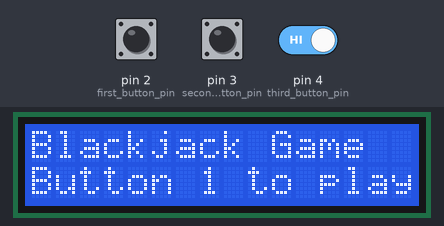
Bench run of a sketch on a simulated Arduino Uno, built with avr-gcc and run on an emulated ATmega328P. On the bench: 16×2 character LCD. Inputs (shaded band) come from the test bench; at power-on: pin 2 (first_button_pin) HIGH, pin 3 (second_button_pin) HIGH, pin 4 (third_button_pin) HIGH. Random numbers use the default seed unless the sketch sets one; what the sketch prints to the serial monitor is not drawn.

Above: at 1.2 s.
1.3 s: pin 2 (first_button_pin) pulled LOW for 0.15 s
At 3.06 s:
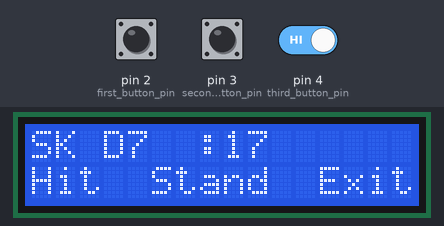
3.1 s: pin 3 (second_button_pin) pulled LOW for 0.15 s
At 3.4 s:
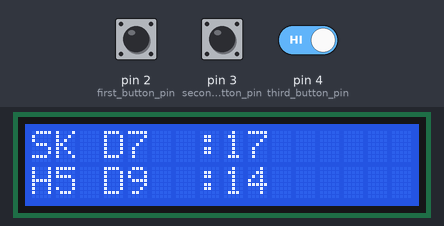
8.1 s: pin 2 (first_button_pin) driven LOW and pin 4 (third_button_pin) driven LOW
11.1 s: pin 4 (third_button_pin) driven HIGH
At 13.48 s:
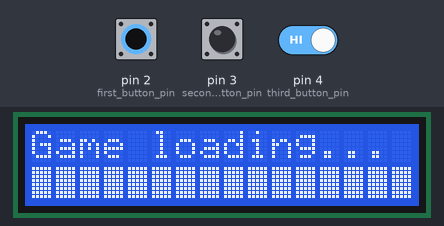
14.1 s: pin 2 (first_button_pin) driven HIGH
At 15.7 s:
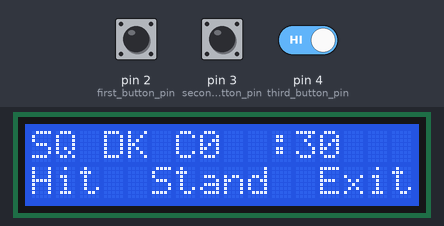
15.9 s: pin 3 (second_button_pin) pulled LOW for 1 s
At 16.7 s:
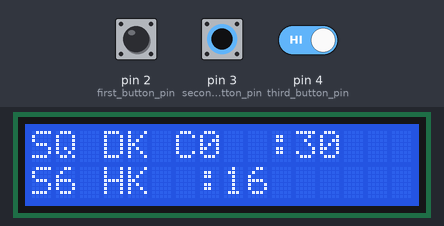

Measured:
- after the input at 1.3 s, the display: first changes at once (image 1 shows a later state)
- after the input at 3.1 s, the display: changes at once (image 2)
- after the input at 15.9 s, the display: changes at once (image 5)

The sketch:

blackjack.ino
```cpp
#include <LiquidCrystal.h>
// Create an LCD object. Parameters: (RS, E, D4, D5, D6, D7):
LiquidCrystal lcd(5, 6, 7, 8, 9, 10);


// SET PINS
const int first_button_pin = 2;
const int second_button_pin = 3;
const int third_button_pin = 4;

// variables for button
int current_first_button_state;
int current_second_button_state;
int current_third_button_state;

String card;

void setup() {

  //init console
  Serial.begin(9600);

  //lcd starting text
  lcd.begin(16, 2);

  //set pin modes
  pinMode(first_button_pin, INPUT_PULLUP);
  pinMode(second_button_pin, INPUT_PULLUP);
  pinMode(third_button_pin, INPUT_PULLUP);

  //print game name
  print_game_name();
}

void loop() {

  current_first_button_state = digitalRead(first_button_pin);
  if (current_first_button_state == 0) {
    //start the game
    start_blackjack();
    print_game_name();
  }

  current_second_button_state = digitalRead(second_button_pin);
  if (current_second_button_state == 0)
    //Serial.println("Second button pressed");

  current_third_button_state = digitalRead(third_button_pin);
  if (current_third_button_state == 0)
    //Serial.println("Third button pressed");

  delay(1);
}

void print_game_name() {
  lcd.clear();
  lcd.setCursor(0, 0);
  lcd.print("Blackjack Game");
  lcd.setCursor(0, 1);
  lcd.print("Button 1 to play");
}

void start_blackjack() {

   //set defaults
  String hand[2][6] = {};
  int player_card_index = 2;
  int player_card_value = 0;
  int dealer_card_index = 2;
  int dealer_card_value = 0;

  boolean bust = false;
  boolean blackjack = false;
  boolean hit_and_stand_player = false;
  boolean getting_input = false;


  //deal card to gamers
  lcd.clear();
  lcd.print("Game loading...");
  loading(1);

  //two cards for player
  hand[1][0] = get_card();
  hand[1][1] = get_card();
  player_card_index = 2;
  player_card_value = calculate_hand_value(hand[1], player_card_index);


  //Serial.println("Dealer Cards: " + hand[0][0] + hand[0][1]);
  //Serial.println("Value: " + String(calculate_hand_value(hand[0], dealer_card_index)));


  hit_and_stand_player = true;
  while (hit_and_stand_player) {
    lcd.clear();
    lcd.setCursor(0, 0);
    lcd.print(generate_hand_string(hand[1], player_card_index) + ":" + String(player_card_value));
    lcd.setCursor(0, 1);
    lcd.print("Hit  Stand  Exit");
    Serial.println("P: " + generate_hand_string(hand[1], player_card_index));
    Serial.println("V: " + String(player_card_value));
    //now ask if the player wants to hit or stand
    //Serial.println("press 1 to hit, press 2 to stand, press 3 to go back to main menu");

    getting_input = true;
    while (getting_input) {

      current_first_button_state = digitalRead(first_button_pin);
      //start the game
      if (current_first_button_state == 0) {
        getting_input = false;

         //if BUST
        if (player_card_value > 21) {
          lcd.setCursor(0, 1);
          lcd.print("Bust! Dealer Win");
          bust = true;
          hit_and_stand_player = false;
        }

        //if PLAYER BLACKJACK
        else if (player_card_value == 21) {
          blackjack = true;
          hit_and_stand_player = false;
          lcd.setCursor(0, 1);
          lcd.print("Player BlackJack");
        }

        hand[1][player_card_index] = get_card();
        player_card_index += 1;
        player_card_value = calculate_hand_value(hand[1], player_card_index);

        lcd.clear();
        lcd.setCursor(0,0);
        lcd.print("Hit me!");
        loading(1);

        lcd.clear();
        //display_hand(hand[1], player_card_index, 0);
        lcd.print(generate_hand_string(hand[1], player_card_index) + ":" + String(player_card_value));


        Serial.println("Player: Hit!" + hand[1][player_card_index]);


      }

      current_second_button_state = digitalRead(second_button_pin);
      if (current_second_button_state == 0) {
        getting_input = false;
        Serial.println("Player: Stand");
        hit_and_stand_player = false;

        //now get cards for dealer
        //player_card_value <- value to win versus for the dealer

        //two cards for dealer
        hand[0][0] = get_card();
        hand[0][1] = get_card();
        dealer_card_index = 2;
        dealer_card_value = calculate_hand_value(hand[0], dealer_card_index);

        lcd.clear();
        lcd.setCursor(0, 0);
        lcd.print(generate_hand_string(hand[1], player_card_index) + ":" + String(player_card_value));
        lcd.setCursor(0, 1);
        lcd.print(generate_hand_string(hand[0], dealer_card_index) + ":" + String(dealer_card_value));

        Serial.println("Dealer Cards: " + generate_hand_string(hand[0], dealer_card_index));


        //hit until 18, more than 18 or bust
        while(dealer_card_value < 18) {

          delay(2000);
          hand[0][dealer_card_index] = get_card();
          dealer_card_index += 1;
          dealer_card_value = calculate_hand_value(hand[0], dealer_card_index);
          loading(1);

          lcd.clear();
          lcd.setCursor(0, 0);
          lcd.print(generate_hand_string(hand[1], player_card_index) + ":" + String(player_card_value));
          lcd.setCursor(0, 1);
          lcd.print(generate_hand_string(hand[0], dealer_card_index) + ":" + String(dealer_card_value));

          Serial.println("Dealer: Hit! " + hand[0][dealer_card_index-1]);
        }

        if (dealer_card_value > 21) {
          delay(2000);
          lcd.clear();
          lcd.setCursor(0, 0);
          lcd.print("D:" + generate_hand_string(hand[0], dealer_card_index) + ":" + String(dealer_card_value));
          lcd.setCursor(0, 1);
          lcd.print("D: Bust, P: W");
          Serial.println("D: Bust, Player Wins! Cards: " + generate_hand_string(hand[0], dealer_card_index));
          Serial.println("------------------------------------------------------------");
          delay(3000);
        }

        else if (dealer_card_value == 21) {
          delay(2000);
          lcd.clear();
          lcd.setCursor(0, 0);
          lcd.print("D:" + generate_hand_string(hand[0], dealer_card_index) + ":" + String(dealer_card_value));
          lcd.setCursor(0, 1);
          lcd.print("Dealer BlackJack");
          Serial.println("Dealer: Blackjack! Cards: " + generate_hand_string(hand[0], dealer_card_index));
          Serial.println("------------------------------------------------------------");
          delay(3000);
        }

        else {

          delay(3000);
          lcd.clear();
          lcd.setCursor(0, 0);
          lcd.print("D:" + String(dealer_card_value) + ", P: " + String(player_card_value));
          lcd.setCursor(0, 1);

          if (dealer_card_value >= player_card_value) {
            lcd.print("Dealer Wins");
            delay(3000);
            return;
          }
          else {
            lcd.print("Player Wins");
            delay(3000);
            return;
          }
        }


      }


      current_third_button_state = digitalRead(third_button_pin);
      if (current_third_button_state == 0) {
        lcd.clear();
        lcd.setCursor(0, 0);
        lcd.print("Returning.....");
        loading(1);
        Serial.println("Returning....");
        return;
        }

    }

  }

  if (bust == true) {
    Serial.println("Bust! Player loses with card value of " + String(player_card_value));
    Serial.println("------------------------------------------------------------");
    delay(1000);
    return;
  }

  else if(blackjack == true) {
    Serial.println("Player blackjack!!!!!!!!!");
    Serial.println("------------------------------------------------------------");
    delay(1000);
    return;
  }

}

String get_card() {

  //possible cards:
  //Hearts, Spades, Diamonds, Clubs
  //2,3,4,5,6,7,8,9,10,11,12,13,14

  String random_card_type;
  String string_card_number;
  int random_card_number;
  int random_card_type_num;

  random_card_number = random(2, 15);
  random_card_type_num = random(1, 5);

  if (random_card_number == 2)
    string_card_number = "2";
  else if (random_card_number == 3)
    string_card_number = "3";
  else if (random_card_number == 4)
    string_card_number = "4";
  else if (random_card_number == 5)
    string_card_number = "5";
  else if (random_card_number == 6)
    string_card_number = "6";
  else if (random_card_number == 7)
    string_card_number = "7";
  else if (random_card_number == 8)
    string_card_number = "8";
  else if (random_card_number == 9)
    string_card_number = "9";
  else if (random_card_number == 10)
    string_card_number = "0";
  else if (random_card_number == 11)
    string_card_number = "J";
  else if (random_card_number == 12)
    string_card_number = "Q";
  else if (random_card_number == 13)
    string_card_number = "K";
  else if (random_card_number == 14)
    string_card_number = "A";

  if (random_card_type_num == 1)
    random_card_type = "H";
  else if (random_card_type_num == 2)
    random_card_type = "S";
  else if (random_card_type_num == 3)
    random_card_type = "D";
  else if (random_card_type_num == 4)
    random_card_type = "C";

  String card = random_card_type + string_card_number;
  return card;
}

int calculate_hand_value(String hand[], int cards_in_hand) {

  int value = 0;

  for (int i = 0; i <= cards_in_hand; i++) {

    if (hand[i].indexOf("A") > 0)
      value += 11;
    else if (hand[i].indexOf("K") > 0 || hand[i].indexOf("Q") > 0 || hand[i].indexOf("J") > 0 || hand[i].indexOf("0") > 0)
      value += 10;
    else if (hand[i].indexOf("9") > 0)
      value += 9;
    else if (hand[i].indexOf("8") > 0)
      value += 8;
    else if (hand[i].indexOf("7") > 0)
      value += 7;
    else if (hand[i].indexOf("6") > 0)
      value += 6;
    else if (hand[i].indexOf("5") > 0)
      value += 5;
    else if (hand[i].indexOf("4") > 0)
      value += 4;
    else if (hand[i].indexOf("3") > 0)
      value += 3;
    else if (hand[i].indexOf("2") > 0)
      value += 2;

  }

  return value;
}


String generate_hand_string(String hand[], int cards_in_hand) {

  String generated_string = "";

  for (int i = 0; i <= cards_in_hand; i++) {
    generated_string = generated_string + hand[i] + " ";
  }

  return generated_string;
}


void loading(int line) {
    for (int i = 0; i <= 16; i++) {
    lcd.setCursor(i, line);
    lcd.write(255);
    delay(100);
  }
}
```
